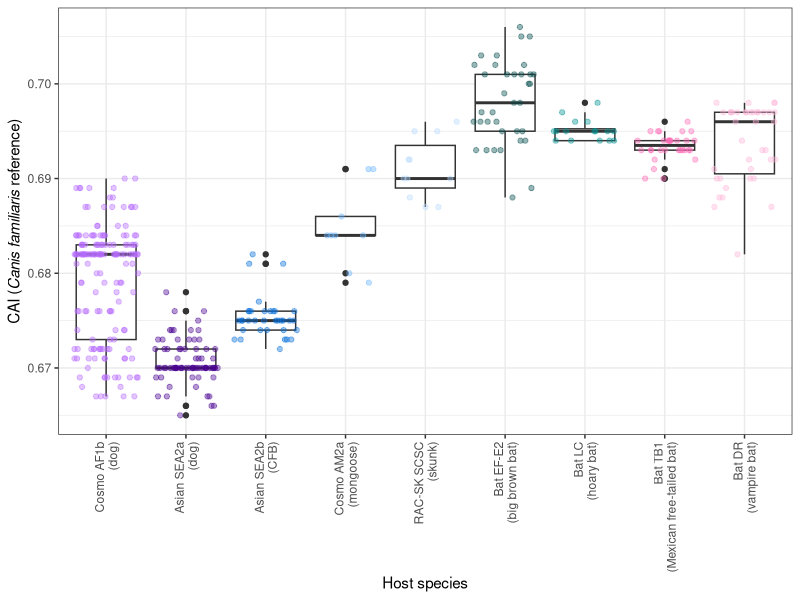

Write R code to recreate this figure.
library("readxl")
library("ggplot2")
library("ggtext")

df = as.data.frame(read_excel("CAI_N.xlsx"))

df$Clade[df$Clade == "CFB"] = "Chinese ferret badger"
df$Clade[df$Clade == "Dog SEA2a"] = "Dog (SEA2a)"
df$Clade[df$Clade == "VB"] = "Vampire bat"
df$Clade[df$Clade == "Dog AF1b"] = "Dog (AF1b)"
df$Clade[df$Clade == "EF"] = "Big brown bat"
df$Clade[df$Clade == "SCSC"] = "Skunk"
df$Clade[df$Clade == "TB"] = "Free-tailed bat"

df$Clade = factor(df$Clade, c("Dog (AF1b)","Dog (SEA2a)", 
                              "Chinese ferret badger",
                             "Mongoose", "Skunk",
                             "Big brown bat", "Hoary bat", "Free-tailed bat",
                            "Vampire bat"))

my_pal <- c("#b66dff","#490092","#006ddb","#6db6ff","#b6dbff",
            "#004949","#009292","#ff6db6","#ffb6db"
            
            )

ggplot(data = df, aes(x = Clade, y = CAI))+
  geom_boxplot()+ 
  geom_jitter(aes(color = Clade), alpha  = 0.4, 
        width = 0.4, height = 0) +
  theme_bw()+ scale_color_manual(values = my_pal, labels = c("Cosmo AF1b (dog)",
                                                             "Asian SEA2a (dog)",
                                                             "Asian SEA2b (CFB)",
                                                             "Cosmo AM2a (mongoose)",
                                                             "RAC-SK SCSC (skunk)",
                                                             "Bat EF-E2 (big brown bat)",
                                                             "Bat LC (hoary bat)",
                                                             "Bat TB1 (Mexican free-tailed bat)",
                                                             "Bat DR (vampire bat)")) +
  scale_x_discrete(labels=c("Cosmo AF1b\n(dog)",
                            "Asian SEA2a\n(dog)",
                            "Asian SEA2b\n(CFB)",
                            "Cosmo AM2a\n(mongoose)",
                            "RAC-SK SCSC\n(skunk)",
                            "Bat EF-E2\n(big brown bat)",
                            "Bat LC\n(hoary bat)",
                            "Bat TB1\n(Mexican free-tailed bat)",
                            "Bat DR\n(vampire bat)"))+ 
  ylab("CAI (*Canis familiaris* reference)") +
  xlab("Host species") +
  theme(axis.text.x = element_text(angle = 90, vjust = 0.5, hjust=1), legend.position = "none",
        axis.title.y = ggtext::element_markdown())
